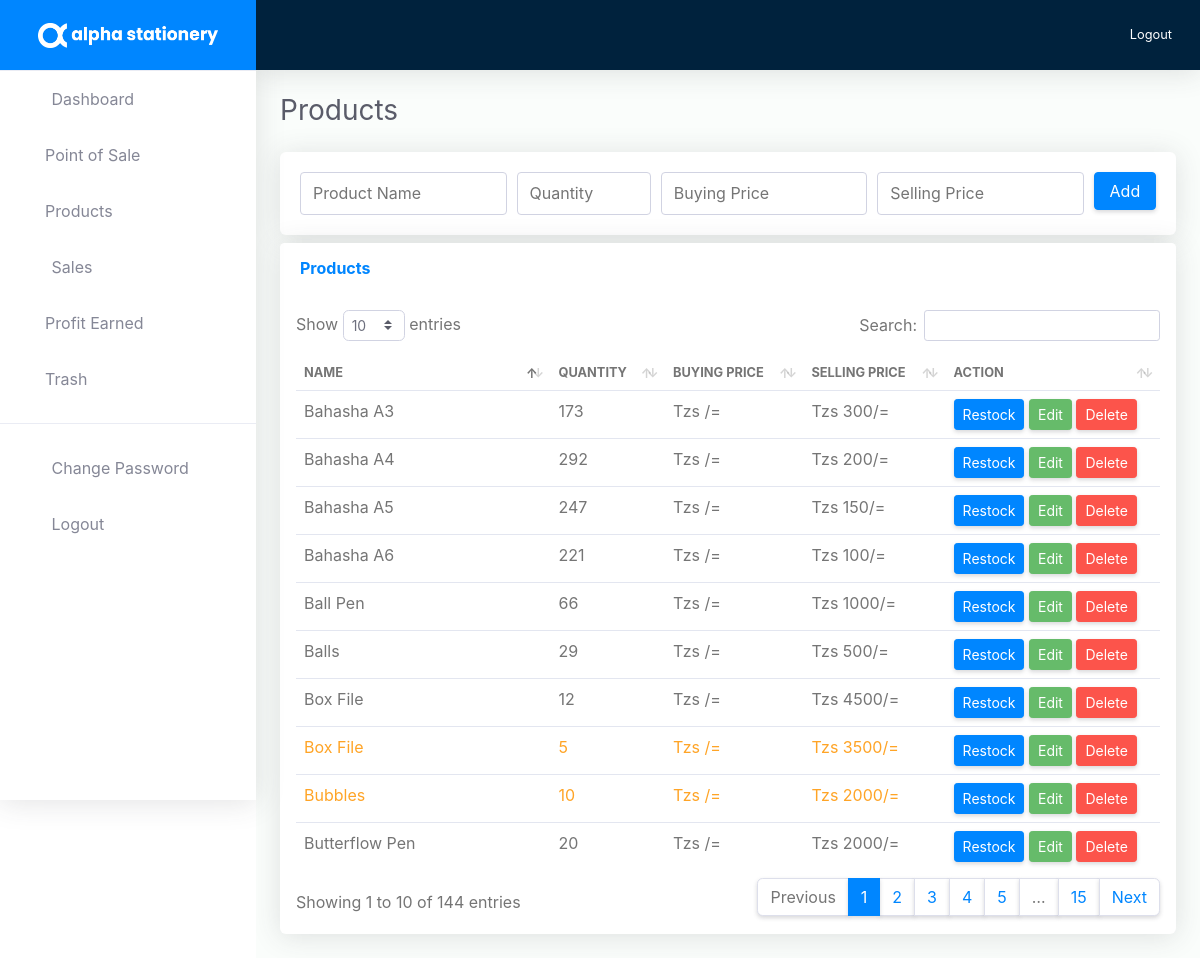
Page /products.php (signed in) on the committed database.
### tables this page shows
CREATE TABLE `products` (
  `productID` int(11) NOT NULL,
  `productName` varchar(255) NOT NULL,
  `productQuantity` varchar(255) NOT NULL,
  `buyingPrice` varchar(255) NOT NULL,
  `sellingPrice` varchar(255) NOT NULL,
  `dateCreated` varchar(255) NOT NULL
);

### products.php (the view, shortened to what this page needs)
<!DOCTYPE html>
<html lang="en">
<?php
    include 'includes/head.php';
    include 'db/dbConfig.php';
    if(isset($_SESSION['username'])) {
    ?>
<body id="page-top">
    <?php
        $dynamicWhereClause = "";
        ?>
    <div id="wrapper">
        <?php include 'includes/sidebar.php';?>
        <div id="content-wrapper" class="d-flex flex-column">
            <div id="content">
                <?php include 'includes/topbar.php';?>
                <div class="container-fluid" id="container-wrapper">
                    <div class="d-sm-flex align-items-center justify-content-between mb-4">
                        <h1 class="h3 mb-0 text-gray-800">Products</h1>
                    </div>
                    <div class="card mb-2">
                        <div class="card-body px-2">
                            <div class="col">
                                <form class="" method="post" action="products">
                                    <div class="form-row">
                                        <div class="form-group col-md-3 mb-0">
                                            <input type="text" class="form-control" id="name" name="name" placeholder="Product Name" required>
                                        </div>
                                        <div class="form-group col-md-2 mb-0">
                                            <input type="number" class="form-control" id="quantity" name="quantity" placeholder="Quantity" required>
                                        </div>
                                        <div class="form-group col-md-3 mb-0">
                                            <input type="number" class="form-control" id="buyingPrice" name="buyingPrice" placeholder="Buying Price">
                                        </div>
                                        <div class="form-group col-md-3 mb-0">
                                            <input type="number" class="form-control" id="sellingPrice" name="sellingPrice" placeholder="Selling Price">
                                        </div>
                                        <div class="form-group col-md-1 mb-0">
                                            <input type="submit" role="button" class="btn btn-primary btn-block" name="add" value="Add">
                                        </div>
                                    </div>
                                </form>
                            </div>
                        </div>
                    </div>
                    <div class="row">
                        <div class="col-lg-12">
                            <div class="card mb-4">
                                <div class="card-header py-3 d-flex flex-row align-items-center justify-content-between">
                                    <h6 class="m-0 font-weight-bold text-primary">Products</h6>
                                </div>
                                <?php
        $fetchProducts = "SELECT * FROM products $dynamicWhereClause";
        $fetchProductsSql = mysqli_query($db, $fetchProducts);
        if(mysqli_num_rows($fetchProductsSql) == 0) {
            echo '<div class="text-center">
                                                    <img src="images/cover/empty.png" class="text-center w-25">
                                                    <h5 class="my-4">You have no products yet!</h5>
                                                    </div>';
        }
        else {
                                    ?>
                                <div class="table-responsive p-3">
                                    <table class="table table-hover" id="dataTable">
                                        <thead>
                                            <tr>
                                                <th class="border-0 text-uppercase small font-weight-bold">Name</th>
                                                <th class="border-0 text-uppercase small font-weight-bold">Quantity</th>
                                                <th class="border-0 text-uppercase small font-weight-bold">Buying Price</th>
                                                <th class="border-0 text-uppercase small font-weight-bold">Selling Price</th>
                                                <th class="border-0 text-uppercase small font-weight-bold">Action</th>
                                            </tr>
                                        </thead>
                                        <tbody>
                                            <?php
            while($row = mysqli_fetch_array($fetchProductsSql)) {
                $trClass = "";
                if($row['productQuantity'] <= 10 && $row['productQuantity'] > 0) {
                    $trClass = "low-stock";
                }
                else if($row['productQuantity'] <= 0) {
                    $trClass = "no-stock";
                }
                echo '<tr class="'.$trClass.'">
                            <td>'.$row['productName'].'</td>
                            <td>'.$row['productQuantity'].'</td>
                            <td>Tzs '.$row['buyingPrice'].'/=</td>
                            <td>Tzs '.$row['sellingPrice'].'/=</td>
                            <td>
                                <a href="restock?product-id='.$row['productID'].'" class="btn btn-primary btn-sm">Restock</a>
                                <a href="edit-product?id='.$row['productID'].'" class="btn btn-success btn-sm">Edit</a>
                                <a href="products?delete-id='.$row['productID'].'" class="btn btn-danger btn-sm">Delete</a>
                            </td>
                        </tr>';
            }
        }
                                                ?>
                                        </tbody>
                                    </table>
                                </div>
                            </div>
                        </div>
                    </div>
                </div>
            </div>
        </div>
    </div>
</body>
</html>
<?php } else { header("Location: 404"); } ?>

### css/dataTables.css (style rules this page uses)
table.dataTable { clear: both; margin-top: 6px !important; margin-bottom: 6px !important; max-width: none !important; border-collapse: separate !important; border-spacing: 0; }
table.dataTable td, table.dataTable th { -webkit-box-sizing: content-box; box-sizing: content-box; }
table.dataTable thead > tr > th.sorting_asc, table.dataTable thead > tr > th.sorting_desc, table.dataTable thead > tr > th.sorting, table.dataTable thead > tr > td.sorting_asc, table.dataTable thead > tr > td.sorting_desc, table.dataTable thead > tr > td.sorting { padding-right: 30px; }
table.dataTable thead .sorting, table.dataTable thead .sorting_asc, table.dataTable thead .sorting_desc, table.dataTable thead .sorting_asc_disabled, table.dataTable thead .sorting_desc_disabled { cursor: pointer; position: relative; }
table.dataTable thead .sorting:before, table.dataTable thead .sorting:after, table.dataTable thead .sorting_asc:before, table.dataTable thead .sorting_asc:after, table.dataTable thead .sorting_desc:before, table.dataTable thead .sorting_desc:after, table.dataTable thead .sorting_asc_disabled:before, table.dataTable thead .sorting_asc_disabled:after, table.dataTable thead .sorting_desc_disabled:before, table.dataTable thead .sorting_desc_disabled:after { position: absolute; bottom: 0.5em; display: block; opacity: 0.3; }
table.dataTable thead .sorting:before, table.dataTable thead .sorting_asc:before, table.dataTable thead .sorting_desc:before, table.dataTable thead .sorting_asc_disabled:before, table.dataTable thead .sorting_desc_disabled:before { right: 1em; content: "\2191"; }
table.dataTable thead .sorting:after, table.dataTable thead .sorting_asc:after, table.dataTable thead .sorting_desc:after, table.dataTable thead .sorting_asc_disabled:after, table.dataTable thead .sorting_desc_disabled:after { right: 0.5em; content: "\2193"; }
table.dataTable thead .sorting_asc:before, table.dataTable thead .sorting_desc:after { opacity: 1; }

### css/custom.css (style rules this page uses)
.table-responsive .table td, .table-responsive .table th { padding: .5rem; }
.low-stock { color: #ffa426 !important; }

### rows in the picture
products: productName "Box File", productQuantity "12", sellingPrice "4500"
products: productName "Box File", productQuantity "5", sellingPrice "3500"
products: productName "Bahasha A5", productQuantity "247", sellingPrice "150"
products: productName "Bahasha A4", productQuantity "292", sellingPrice "200"
products: productName "Bahasha A3", productQuantity "173", sellingPrice "300"
products: productName "Bahasha A6", productQuantity "221", sellingPrice "100"
products: productName "Balls", productQuantity "29", sellingPrice "500"
products: productName "Ball Pen", productQuantity "66", sellingPrice "1000"
products: productName "Bubbles", productQuantity "10", sellingPrice "2000"
products: productName "Butterflow Pen", productQuantity "20", sellingPrice "2000"
